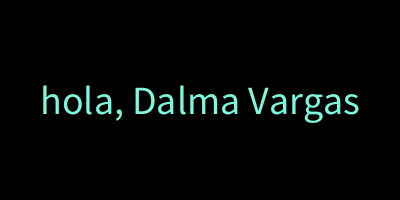
Frame 1 (no input)
Frame 60 (the mouse pressed at the canvas centre just before this capture): identical to frame 1, image omitted
Frame 120 (the mouse held since frame 60 and released just before this capture): identical to frame 1, image omitted

The Processing sketch that drew this single still picture (run headless with seeded random() and noise(); from frame 60 on, the mouse is pressed at the canvas centre):

// Processing sketch: ejercicio_12
// ── ejercicio_12.pde
String texto_consola= " escribe tu nombre:";

String nombre= " Dalma Vargas";
void setup(){
  size(400, 200);
   println(texto_consola);
}

void draw() {
  background(#000000);
  textAlign(CENTER, CENTER);
  textSize(40);
  fill(#7DF7DE);
  text( "hola," + nombre, 200, 100);
}
   
  
